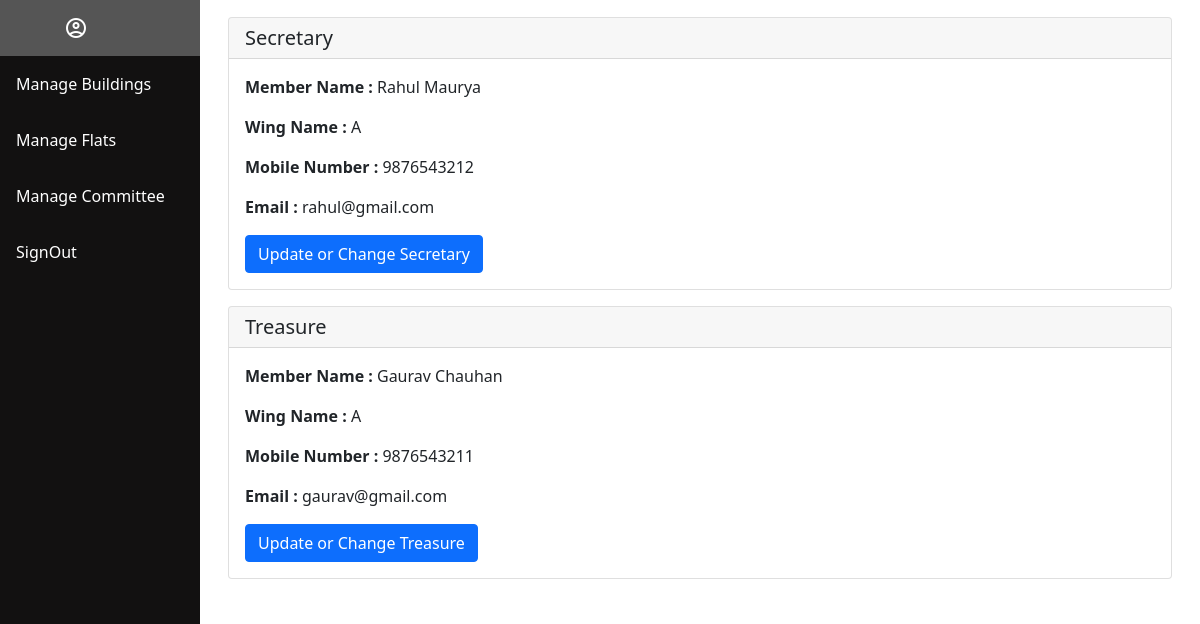
The page /admin/showcommittee.php?BID=A on the database its author committed.
### tables this page shows
CREATE TABLE `commiteetb` (
  `m_id` int(11) NOT NULL,
  `m_name` varchar(255) NOT NULL,
  `role_id` int(11) NOT NULL,
  `b_id` varchar(255) NOT NULL,
  `m_mobile` varchar(50) NOT NULL,
  `m_email` varchar(255) NOT NULL
);

CREATE TABLE `roletb` (
  `role_id` int(11) NOT NULL,
  `role_name` varchar(255) NOT NULL
);

### admin/showcommittee.php (the view, shortened to what this page needs)
<?php
include "./sidebar.php";
?>
<?php
$b_id = $_GET['BID'];
$sql = "select m_id,m_name,role_name,b_id,m_mobile,m_email from commiteeTB c,roletb r where b_id='$b_id' and c.role_id=r.role_id and r.role_id=1";
include "./connection.php";
$response = mysqli_query($con, $sql);
$rowcount = mysqli_num_rows($response);
?>
<div class="content">
<?php
if ($rowcount > 0) {
    $data = mysqli_fetch_assoc($response);
?>
    <div class="container my-3">
        <div class="card">
            <h5 class="card-header"><?php echo $data['role_name'] ?></h5>
            <div class="card-body">
                <p class="card-text"><b>Member Name : </b><?php echo $data['m_name'] ?></p>
                <p class="card-text"><b>Wing Name : </b><?php echo $data['b_id'] ?></p>
                <p class="card-text"><b>Mobile Number : </b><?php echo $data['m_mobile'] ?></p>
                <p class="card-text"><b>Email : </b><?php echo $data['m_email'] ?></p>
                <a href="./updatecommittee.php?BID=<?php echo $b_id?>&ROLE=<?php echo 'Secretary'?>&NAME=<?php echo $data['m_name']?>&MOBILE=<?php echo $data['m_mobile'] ?>&EMAIL=<?php echo $data['m_email'] ?>&MID=<?php echo $data['m_id'] ?>" class="btn btn-primary">Update or Change Secretary</a>
            </div>
        </div>
    </div>
    <?php
}
$sql1 = "select m_id,m_name,role_name,b_id,m_mobile,m_email from commiteeTB c,roletb r where b_id='$b_id' and c.role_id=r.role_id and r.role_id=2";
$response1 = mysqli_query($con, $sql1);
$rowcount1 = mysqli_num_rows($response1);
if ($rowcount1 > 0) {
    $data1 = mysqli_fetch_assoc($response1);
?>
    <div class="container my-3">
        <div class="card">
            <h5 class="card-header"><?php echo $data1['role_name'] ?></h5>
            <div class="card-body">
                <p class="card-text"><b>Member Name : </b><?php echo $data1['m_name'] ?></p>
                <p class="card-text"><b>Wing Name : </b><?php echo $data1['b_id'] ?></p>
                <p class="card-text"><b>Mobile Number : </b><?php echo $data1['m_mobile'] ?></p>
                <p class="card-text"><b>Email : </b><?php echo $data1['m_email'] ?></p>
                <a href="./updatecommittee.php?BID=<?php echo $b_id?>&ROLE=<?php echo 'Treasure'?>&NAME=<?php echo $data1['m_name']?>&MOBILE=<?php echo $data1['m_mobile'] ?>&EMAIL=<?php echo $data1['m_email'] ?>&MID=<?php echo $data1['m_id'] ?>" class="btn btn-primary">Update or Change Treasure</a>
            </div>
        </div>
    </div>
    <?php
}
?>
</div>

### css/sidebar.css (style rules this page uses)
div.content { background-color: white; margin-left: 200px; padding: 1px 16px; height: auto; }

### rows shown on the page
commiteetb: role.role_name "Secretary", m_name "Rahul Maurya", b "A", m_mobile "9876543212", m_email "rahul@gmail.com"
commiteetb: role.role_name "Treasure", m_name "Gaurav Chauhan", b "A", m_mobile "9876543211", m_email "gaurav@gmail.com"
